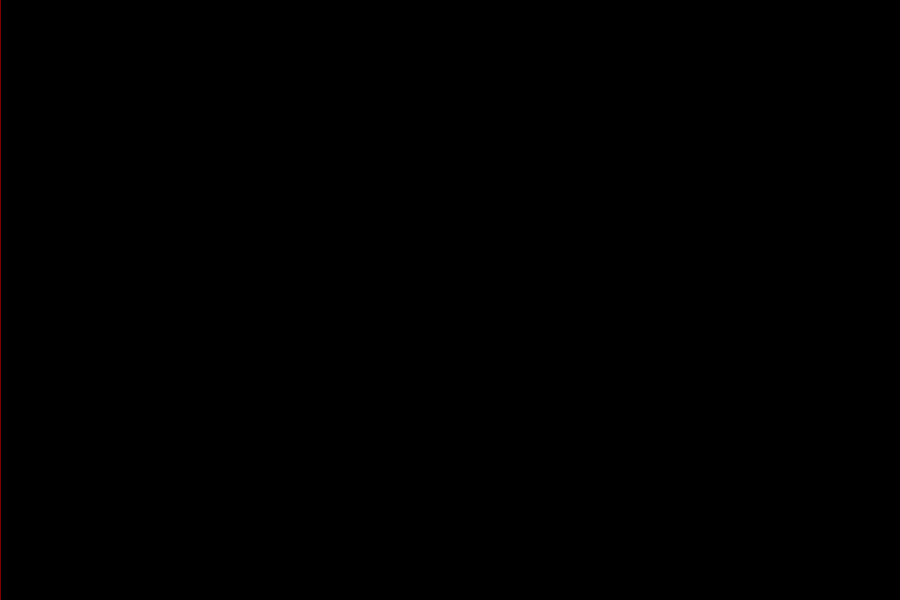
Frame 1 (no input)
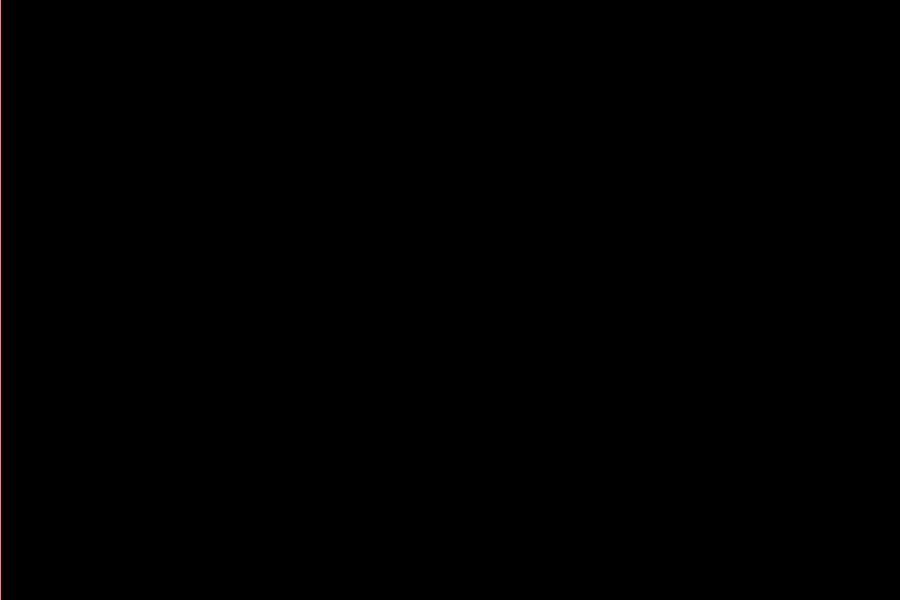
Frame 60 (no input)
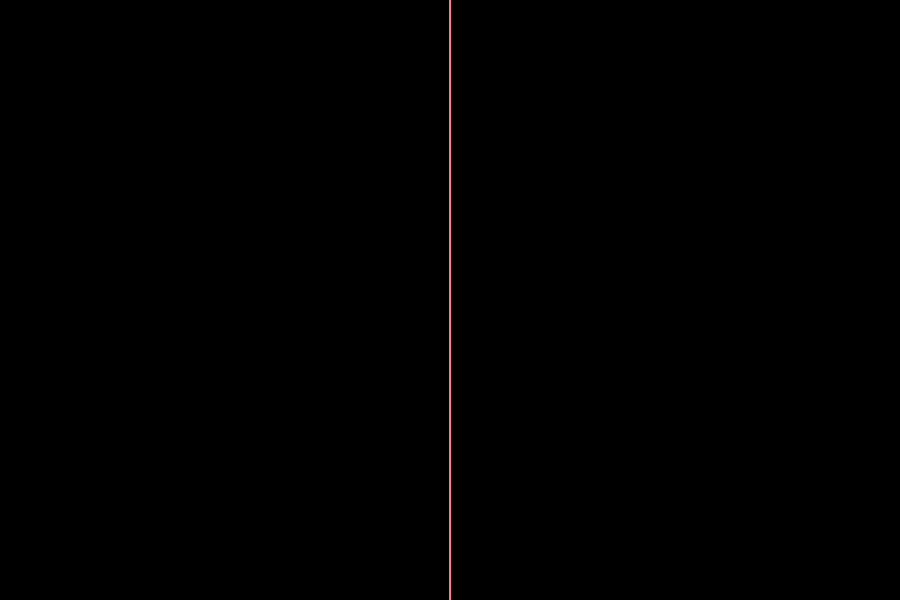
Frame 120 (the mouse pressed at the canvas centre since frame 60)

The p5.js sketch that drew these frames (run headless with seeded random() and noise() and a simulated clock; from frame 60 on, the mouse is pressed at the canvas centre):

// p5.js sketch
// ── sketch.js
//using arrays to hold multiple datapoints
//gebruik van array om verschillende datapunten in op te slaan

var numbers = [
  46,
  450,
  700
];

var clickPoints=[];
var mouseXpositions=[];
var current=0;
var total=10;

function setup() {
createCanvas(900,600);
}

function draw() {
  background(0);
  stroke(255);
  
  for(var i=0;i<mouseXpositions.length;i++){
    line(mouseXpositions[i],0,mouseXpositions[i],height);
  }
  stroke(255,0,0);
  line(mouseX,0,mouseX,height);

  mouseXpositions[current]=mouseX;
  current++;
  if(current>total){
    current=0;
  }

}
